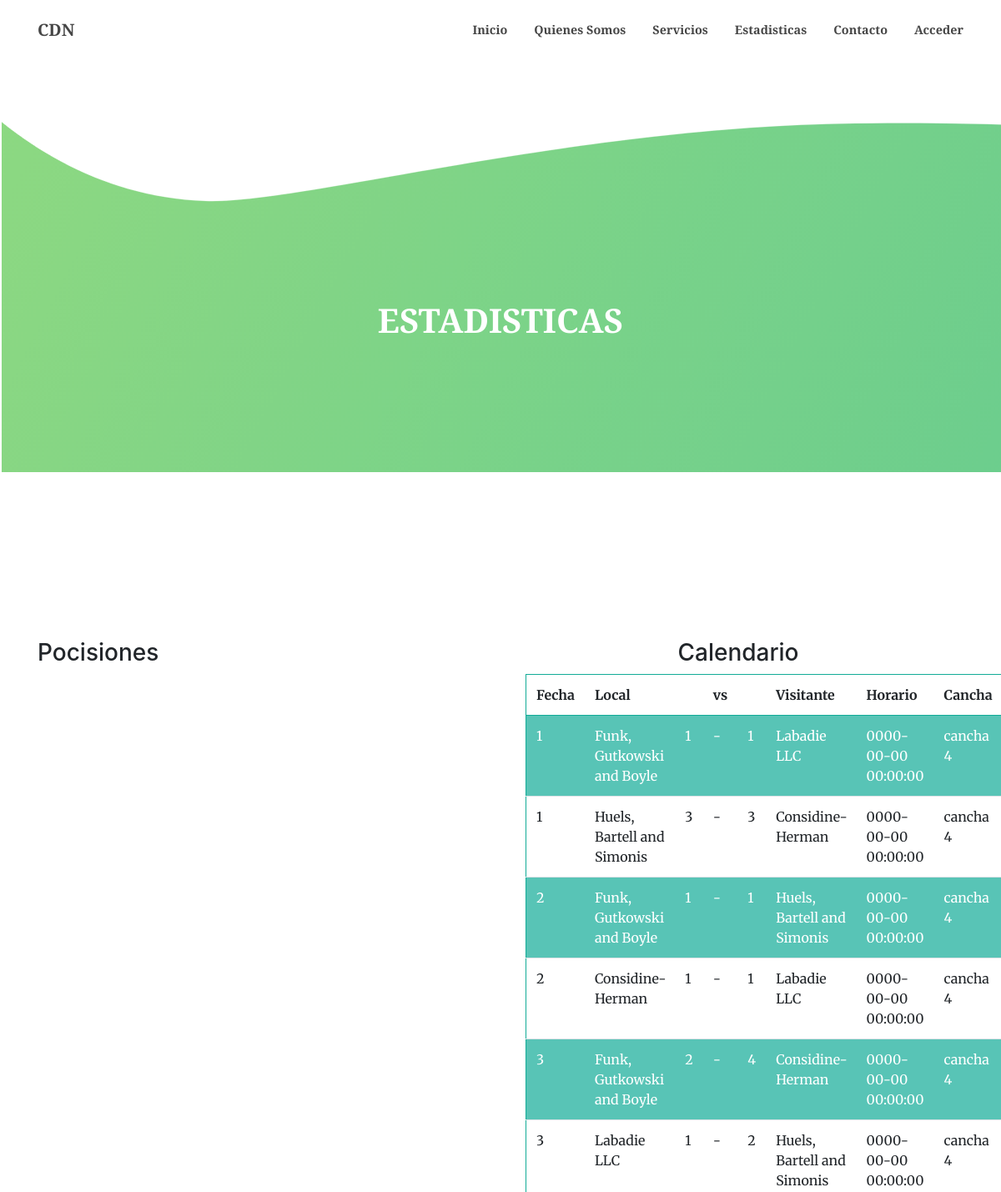
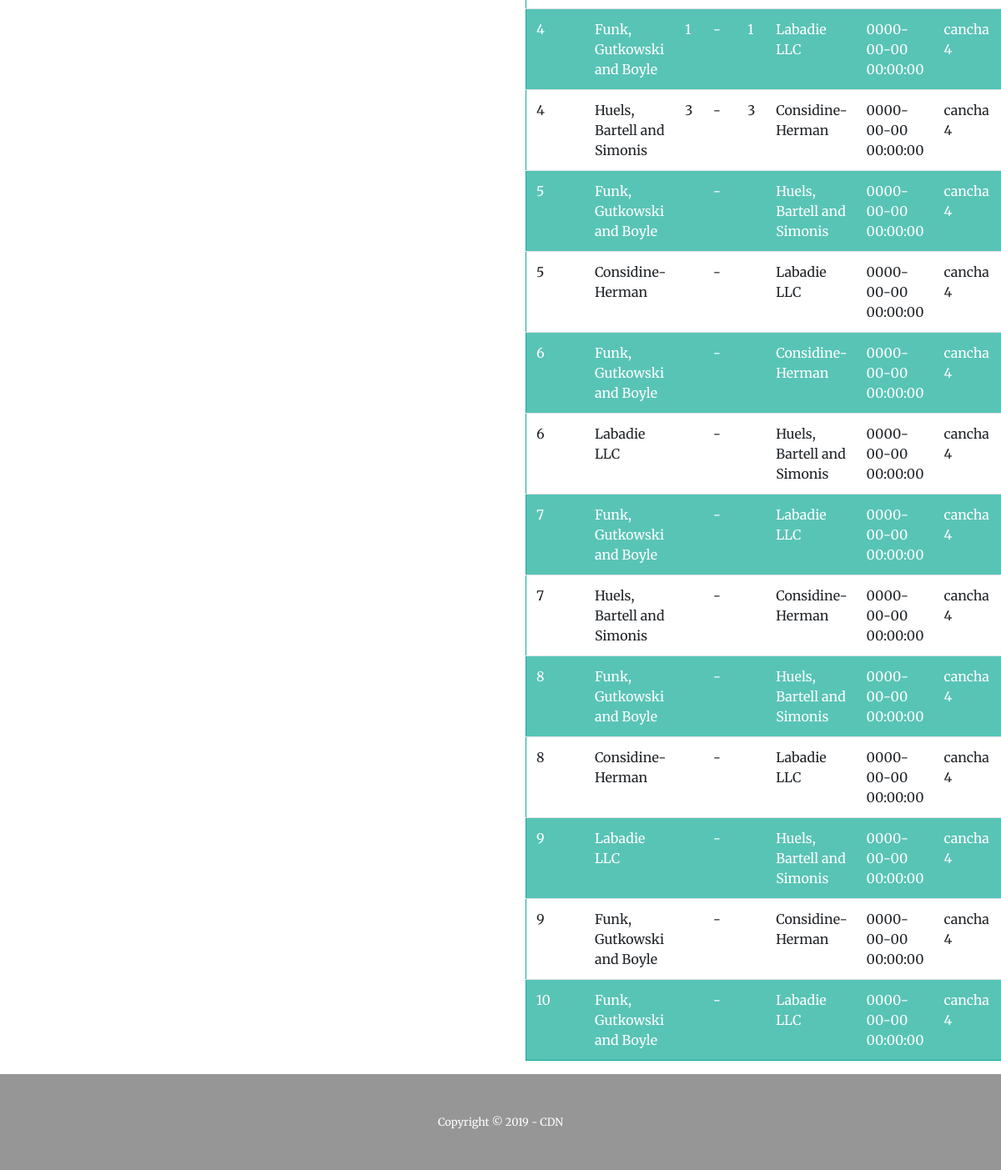
The page /statistics.php on the database its author committed (2 pictures, top to bottom).
### tables this page shows
CREATE TABLE `tblfechasnew` (
  `id` int(11) NOT NULL,
  `fecha` int(11) NOT NULL,
  `id_equipo_loc` int(11) NOT NULL,
  `id_equipo_vis` int(11) NOT NULL,
  `id_campeonato` int(11) NOT NULL,
  `id_temporada` int(11) NOT NULL
);

CREATE TABLE `tblequipos` (
  `id` int(11) NOT NULL,
  `nombre` varchar(100) NOT NULL,
  `fecha_inscripcion` date NOT NULL,
  `activo` bit(1) NOT NULL,
  `fecha_baja` date NOT NULL,
  `id_campeonato` int(11) NOT NULL
);

CREATE TABLE `tblfixture` (
  `id` int(11) NOT NULL,
  `id_fecha` int(11) NOT NULL,
  `goles_local` int(11) DEFAULT NULL,
  `goles_visita` int(11) DEFAULT NULL,
  `id_cancha` int(11) NOT NULL,
  `id_arbitro` int(11) DEFAULT NULL,
  `id_arbitro_linea1` int(11) DEFAULT NULL,
  `id_arbitro_linea2` int(11) DEFAULT NULL,
  `horario` datetime NOT NULL
);

CREATE TABLE `tblcanchas` (
  `id` int(11) NOT NULL,
  `nombre` varchar(50) NOT NULL,
  `observacion` text NOT NULL
);

### Back/model/statisticsFront/calendar.php (the view, shortened to what this page needs)
<div class="container">
    <div class="table-wrapper">
        <?php
        $mysqli = new mysqli('localhost', 'root', '', 'cdn') or die(mysqli_error($mysqli));
        $result = $mysqli->query(
            "SELECT v.id, tblfixture.goles_local AS golL ,tblfixture.goles_visita AS golV, v.Fecha , uv.nombre As Local , up.nombre As Visita, tblfixture.horario, tblcanchas.nombre As cancha
                            From tblfechasnew As v
                            Inner Join tblequipos As uv
                             On v.id_equipo_loc = uv.id
                            Inner Join tblequipos As up
                            On v.id_equipo_vis = up.id
                            Inner Join tblfixture
                             ON tblfixture.id_fecha = v.id
                             Inner Join tblcanchas
                             ON tblcanchas.id = tblfixture.id_cancha
                             ORDER BY v.Fecha ASC"
        ) or die($mysqli->error);
        ?>
        <table class="table table-striped table-hover" id="calendario">
            <thead>
                <tr>
                    <th>Fecha</th>
                    <th>Local</th>
                    <th></th>
                    <th>vs</th>
                    <th></th>
                    <th>Visitante</th>
                    <th>Horario</th>
                    <th>Cancha</th>
                </tr>
            </thead>
            <tbody id="fixture-table">
                <?php while ($row = $result->fetch_assoc()) : ?>
                    <tr>
                        <td><?php echo $row['Fecha']; ?></td>
                        <td><?php echo $row['Local']; ?></td>
                        <td><?php echo $row['golL']; ?></td>
                        <td> - </td>
                        <td><?php echo $row['golV']; ?></td>
                        <td><?php echo $row['Visita']; ?></td>
                        <td><?php echo $row['horario']; ?></td>
                        <td><?php echo $row['cancha']; ?></td>
                    </tr>
                <?php endwhile ?>
            </tbody>
        </table <?php
                ?> </div> </div> </div>

### statistics.php (shortened to what this page needs)
<!DOCTYPE html>
<html lang="en">
<head>
    <link href="vendor/fontawesome-free/css/all.min.css" rel="stylesheet" type="text/css">
    <link href="vendor/magnific-popup/magnific-popup.css" rel="stylesheet">
    <link href="css/creative.css" rel="stylesheet">
    <link href="css/main.css" rel="stylesheet">
</head>
<body id="page-top">
    <nav class="navbar navbar-expand-lg navbar-light fixed-top py-3" id="mainNav">
        <div class="container">
            <a class="navbar-brand js-scroll-trigger" href="index.php">CDN</a>
            <div class="collapse navbar-collapse" id="navbarResponsive">
                <ul class="navbar-nav ml-auto my-2 my-lg-0">
                    <li class="nav-item">
                        <a class="nav-link js-scroll-trigger" href="index.php">Inicio</a>
                    </li>
                    <li class="nav-item">
                        <a class="nav-link js-scroll-trigger" href="about.php">Quienes Somos</a>
                    </li>
                    <li class="nav-item">
                        <a class="nav-link js-scroll-trigger" href="service.php">Servicios</a>
                    </li>
                    <li class="nav-item">
                        <a class="nav-link js-scroll-trigger" href="statistics.php">Estadisticas</a>
                    </li>
                    <li class="nav-item">
                        <a class="nav-link js-scroll-trigger" href="contact.php">Contacto</a>
                    </li>
                    <li class="nav-item">
                        <a class="nav-link js-scroll-trigger" href="login.php">Acceder</a>
                    </li>
                </ul>
            </div>
        </div>
    </nav>
    <header class="masthead-2">
        <div class="container h-100">
            <div class="row h-100 align-items-center justify-content-center text-center">
                <div class="col-lg-10 align-self-end">
                    <h1 class="text-uppercase text-white font-weight-bold">Estadisticas</h1>
                </div>
            </div>
        </div>
    </header>
    <section>
        <div class="container">
            <div class="row">
                <div class="col-6">
                    <div><h3>Pocisiones</h3></div>
                </div>
                <div class="col-6">
                    <div><h3 style="text-align: center;">Calendario</h3></div>
                    <?php include('Back/model/statisticsFront/calendar.php'); ?>
                </div>
            </div>
        </div>
    </section>
    <footer class="footer-dark py-5">
        <div class="container">
            <div class="small text-center text-muted-2">Copyright &copy; 2019 - CDN</div>
        </div>
    </footer>
</body>
</html>

### rows shown on the page
tblfechasnew: fecha "1", id_equipo_loc.nombre "Funk, Gutkowski and Boyle", tblfixture.goles_local "1", tblfixture.goles_visita "1", id_equipo_vis.nombre "Labadie LLC", tblfixture.horario "0000-00-00 00:00:00", tblcanchas.nombre "cancha 4"
tblfechasnew: fecha "1", id_equipo_loc.nombre "Huels, Bartell and Simonis", tblfixture.goles_local "3", tblfixture.goles_visita "3", id_equipo_vis.nombre "Considine-Herman", tblfixture.horario "0000-00-00 00:00:00", tblcanchas.nombre "cancha 4"
tblfechasnew: fecha "2", id_equipo_loc.nombre "Funk, Gutkowski and Boyle", tblfixture.goles_local "1", tblfixture.goles_visita "1", id_equipo_vis.nombre "Huels, Bartell and Simonis", tblfixture.horario "0000-00-00 00:00:00", tblcanchas.nombre "cancha 4"
tblfechasnew: fecha "2", id_equipo_loc.nombre "Considine-Herman", tblfixture.goles_local "1", tblfixture.goles_visita "1", id_equipo_vis.nombre "Labadie LLC", tblfixture.horario "0000-00-00 00:00:00", tblcanchas.nombre "cancha 4"
tblfechasnew: fecha "3", id_equipo_loc.nombre "Funk, Gutkowski and Boyle", tblfixture.goles_local "2", tblfixture.goles_visita "4", id_equipo_vis.nombre "Considine-Herman", tblfixture.horario "0000-00-00 00:00:00", tblcanchas.nombre "cancha 4"
tblfechasnew: fecha "3", id_equipo_loc.nombre "Labadie LLC", tblfixture.goles_local "1", tblfixture.goles_visita "2", id_equipo_vis.nombre "Huels, Bartell and Simonis", tblfixture.horario "0000-00-00 00:00:00", tblcanchas.nombre "cancha 4"
tblfechasnew: fecha "4", id_equipo_loc.nombre "Funk, Gutkowski and Boyle", tblfixture.goles_local "1", tblfixture.goles_visita "1", id_equipo_vis.nombre "Labadie LLC", tblfixture.horario "0000-00-00 00:00:00", tblcanchas.nombre "cancha 4"
tblfechasnew: fecha "4", id_equipo_loc.nombre "Huels, Bartell and Simonis", tblfixture.goles_local "3", tblfixture.goles_visita "3", id_equipo_vis.nombre "Considine-Herman", tblfixture.horario "0000-00-00 00:00:00", tblcanchas.nombre "cancha 4"
tblfechasnew: fecha "5", id_equipo_loc.nombre "Funk, Gutkowski and Boyle", id_equipo_vis.nombre "Huels, Bartell and Simonis", tblfixture.horario "0000-00-00 00:00:00", tblcanchas.nombre "cancha 4"
tblfechasnew: fecha "5", id_equipo_loc.nombre "Considine-Herman", id_equipo_vis.nombre "Labadie LLC", tblfixture.horario "0000-00-00 00:00:00", tblcanchas.nombre "cancha 4"
tblfechasnew: fecha "6", id_equipo_loc.nombre "Funk, Gutkowski and Boyle", id_equipo_vis.nombre "Considine-Herman", tblfixture.horario "0000-00-00 00:00:00", tblcanchas.nombre "cancha 4"
tblfechasnew: fecha "6", id_equipo_loc.nombre "Labadie LLC", id_equipo_vis.nombre "Huels, Bartell and Simonis", tblfixture.horario "0000-00-00 00:00:00", tblcanchas.nombre "cancha 4"
tblfechasnew: fecha "7", id_equipo_loc.nombre "Funk, Gutkowski and Boyle", id_equipo_vis.nombre "Labadie LLC", tblfixture.horario "0000-00-00 00:00:00", tblcanchas.nombre "cancha 4"
tblfechasnew: fecha "7", id_equipo_loc.nombre "Huels, Bartell and Simonis", id_equipo_vis.nombre "Considine-Herman", tblfixture.horario "0000-00-00 00:00:00", tblcanchas.nombre "cancha 4"
tblfechasnew: fecha "8", id_equipo_loc.nombre "Funk, Gutkowski and Boyle", id_equipo_vis.nombre "Huels, Bartell and Simonis", tblfixture.horario "0000-00-00 00:00:00", tblcanchas.nombre "cancha 4"
tblfechasnew: fecha "8", id_equipo_loc.nombre "Considine-Herman", id_equipo_vis.nombre "Labadie LLC", tblfixture.horario "0000-00-00 00:00:00", tblcanchas.nombre "cancha 4"
tblfechasnew: fecha "9", id_equipo_loc.nombre "Labadie LLC", id_equipo_vis.nombre "Huels, Bartell and Simonis", tblfixture.horario "0000-00-00 00:00:00", tblcanchas.nombre "cancha 4"
tblfechasnew: fecha "9", id_equipo_loc.nombre "Funk, Gutkowski and Boyle", id_equipo_vis.nombre "Considine-Herman", tblfixture.horario "0000-00-00 00:00:00", tblcanchas.nombre "cancha 4"
tblfechasnew: fecha "10", id_equipo_loc.nombre "Funk, Gutkowski and Boyle", id_equipo_vis.nombre "Labadie LLC", tblfixture.horario "0000-00-00 00:00:00", tblcanchas.nombre "cancha 4"
